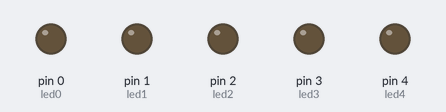
A sketch run on a simulated Arduino Uno, built with avr-gcc and run on an emulated ATmega328P. Shown: output pins drawn as LEDs (lit = HIGH).

Above: at 0.05 s.
At 0.3 s:
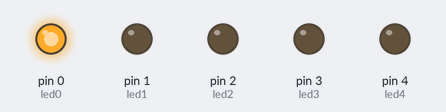
At 1.3 s:
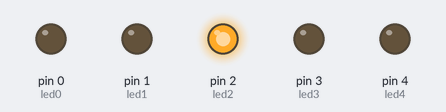
At 1.8 s:
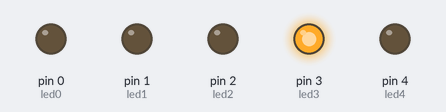
At 3.4 s:
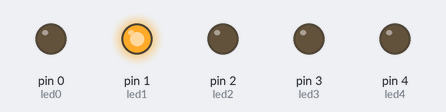
At 4.9 s:
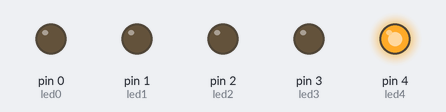
Timing chart, 0 to 6.0 s (numbered marks = the images above):
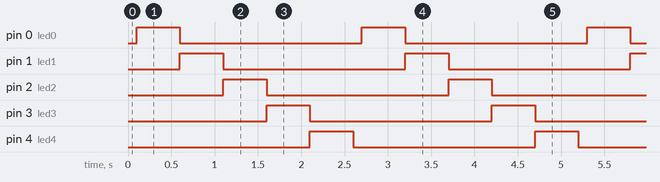

Measured:
- by itself, pin 0 (led0), pin 1 (led1), pin 2 (led2), pin 3 (led3), pin 4 (led4): alternates HIGH for 0.50 s and LOW for 2.1 s
- by itself, everything shown: repeats every 2.6 s, in 6 steps

The sketch:

Codigo.ino
```cpp
int led0 = 0;
int led1 = 1;
int led2 = 2;
int led3 = 3;
int led4 = 4;

void setup(){
  pinMode(led0, OUTPUT);
  pinMode(led1, OUTPUT);
  pinMode(led2, OUTPUT);
  pinMode(led3, OUTPUT);
  pinMode(led4, OUTPUT);
}

void loop() {
 delay(100);
 digitalWrite (led0, HIGH);
 delay(500);
 digitalWrite (led0, LOW);
 digitalWrite (led1, HIGH);
 delay(500);
 digitalWrite (led1, LOW);
 digitalWrite (led2, HIGH);
 delay(500);
 digitalWrite (led2, LOW);
 digitalWrite (led3, HIGH);
 delay(500);
 digitalWrite (led3, LOW);
 digitalWrite (led4, HIGH);
 delay(500);
 digitalWrite (led4, LOW);
}
```
